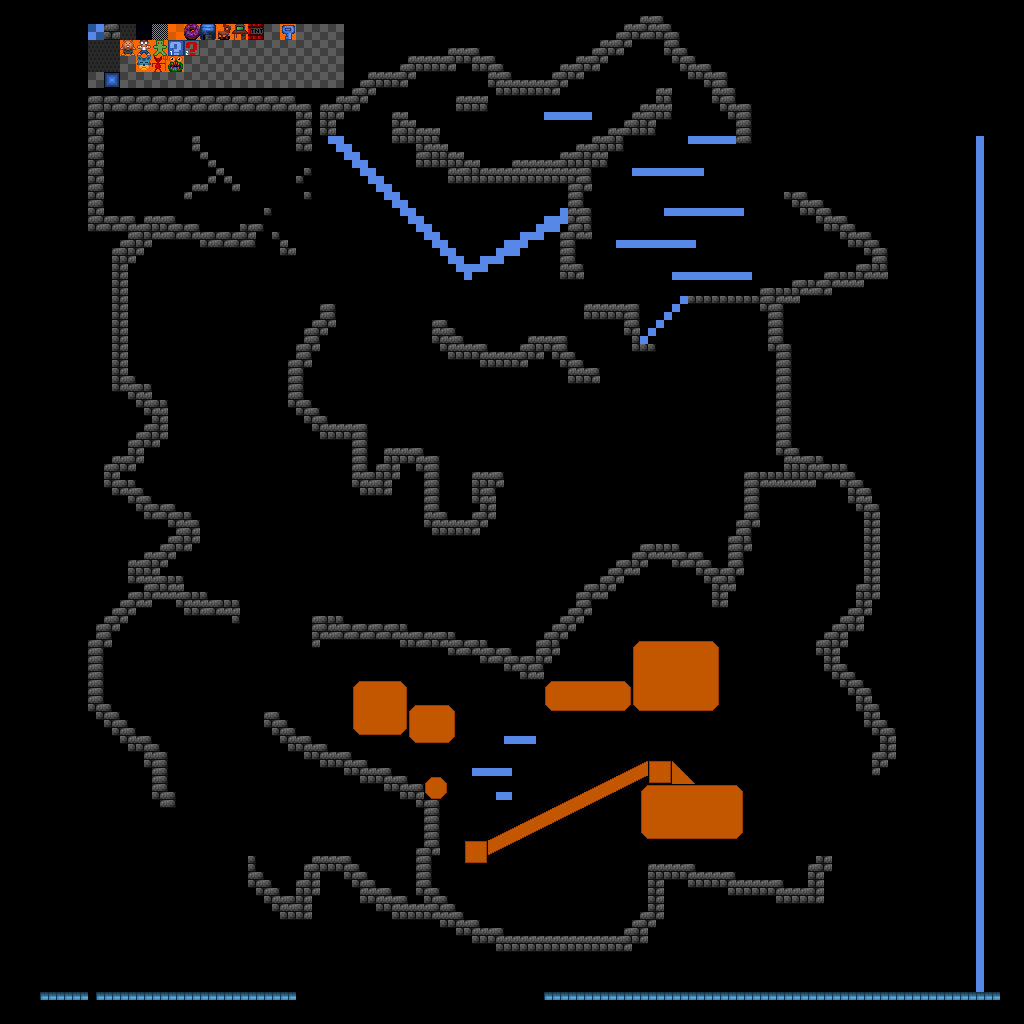

Tiled map render using the project's own tile images. Description and the map definition, with tile-layer contents summarised, below:
An orthogonal 128x128 tile map with 8x8 px tiles, 3 tile layers (back, act, mid) and 2 objects (test, player).

<map version="1.0" orientation="orthogonal" width="128" height="128" tilewidth="8" tileheight="8">
 <tileset firstgid="1" name="tileset3" tilewidth="8" tileheight="8">
  <image source="tileset3.png" width="256" height="256" />
  <tile id="1">
   <properties>
    <property name="spec" value="100" />
   </properties>
  </tile>
  <tile id="2">
   <properties>
    <property name="spec" value="101" />
   </properties>
  </tile>
  <tile id="3">
   <properties>
    <property name="spec" value="102" />
   </properties>
  </tile>
  <tile id="4">
   <properties>
    <property name="spec" value="12" />
   </properties>
  </tile>
  <tile id="5">
   <properties>
    <property name="disp" value="0" />
    <property name="spec" value="30" />
    <property name="vx" value="0.7" />
    <property name="vy" value="0.7" />
   </properties>
  </tile>
  <tile id="6">
   <properties>
    <property name="disp" value="0" />
    <property name="spec" value="30" />
    <property name="vx" value="-0.7" />
    <property name="vy" value="0.7" />
   </properties>
  </tile>
  <tile id="7">
   <properties>
    <property name="disp" value="0" />
    <property name="spec" value="30" />
    <property name="vx" value="0.7" />
    <property name="vy" value="-0.7" />
   </properties>
  </tile>
  <tile id="8">
   <properties>
    <property name="disp" value="0" />
    <property name="spec" value="30" />
    <property name="vx" value="-0.7" />
    <property name="vy" value="-0.7" />
   </properties>
  </tile>
  <tile id="9">
   <properties>
    <property name="spec" value="8" />
    <property name="vx" value="1" />
   </properties>
  </tile>
  <tile id="13">
   <properties>
    <property name="spec" value="11" />
    <property name="vx" value="-0.1" />
   </properties>
  </tile>
  <tile id="14">
   <properties>
    <property name="spec" value="11" />
    <property name="vx" value="0.1" />
   </properties>
  </tile>
  <tile id="15">
   <properties>
    <property name="disp" value="0" />
    <property name="spec" value="30" />
    <property name="vx" value="1" />
   </properties>
  </tile>
  <tile id="16">
   <properties>
    <property name="disp" value="0" />
    <property name="spec" value="30" />
    <property name="vx" value="-1" />
   </properties>
  </tile>
  <tile id="17">
   <properties>
    <property name="disp" value="0" />
    <property name="spec" value="30" />
    <property name="vy" value="1" />
   </properties>
  </tile>
  <tile id="18">
   <properties>
    <property name="disp" value="0" />
    <property name="spec" value="30" />
    <property name="vy" value="-1" />
   </properties>
  </tile>
  <tile id="19">
   <properties>
    <property name="spec" value="8" />
    <property name="vx" value="-1" />
   </properties>
  </tile>
 </tileset>
 <layer name="back" width="128" height="128">
  <data>[16384 cells, 0 non-empty, 0 distinct tile ids]</data>
 </layer>
 <layer name="act" width="128" height="128">
  <data>[16384 cells, 0 non-empty, 0 distinct tile ids]</data>
 </layer>
 <layer name="mid" width="128" height="128">
  <data>[16384 cells, 2631 non-empty, 291 distinct tile ids]</data>
 </layer>
 <objectgroup name="Object Layer 1" width="128" height="128">
  <object name="test" type="test" x="144" y="128" width="63" height="48" />
  <object name="player" type="player" x="528" y="752" width="24" height="24" />
 </objectgroup>
</map>